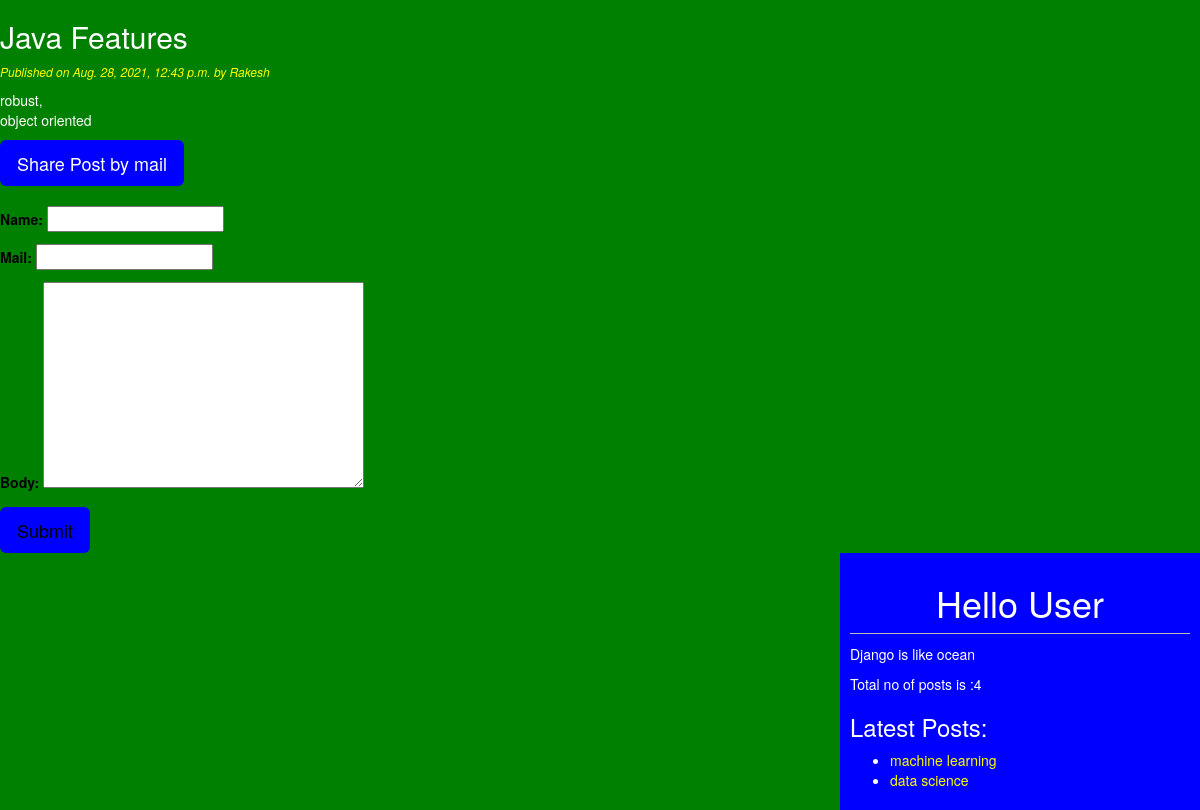
Page /detail/2/ (signed in) on the committed database.
### blogApp/models.py (models this page shows)
class Post(models.Model):
    STATUS_CHOICES=(('draft','Draft'),('published','Published'))
    status=models.CharField(max_length=30,choices=STATUS_CHOICES,default='draft')
    title=models.CharField(max_length=30)
    slug=models.SlugField()
    author=models.ForeignKey(User,related_name="post",on_delete=models.CASCADE)
    body=models.TextField()
    publish=models.DateTimeField(default=timezone.now)
    created_at=models.DateTimeField(auto_now_add=True)
    modified_at=models.DateTimeField(auto_now=True)
    objects=PostManager()
    tags=TaggableManager()         #we have Tag table in libraries and TaggleManagers also

### blogApp/views.py (the view)
# urls.py: path('detail/<int:id>/',views.post_detail_view),
@login_required
def post_detail_view(request,id):                 # specific post
    post=Post.objects.get(id=id)
    form=CommentForm()
    if request.method=="POST":
        form=CommentForm(request.POST)
        if form.is_valid():
            new_comment=form.save(commit=False)   #name,mail,body are saved  and created_at ,updated_at by default added
            new_comment.post=post                #but post is not added by default so we will have to assign it
            new_comment.save()
    form=CommentForm()
    comment_list=post.comments.all()
    return render(request,'blogApp/post_detail.html',{'post':post,'form':form,'comment_list':comment_list})

### blogApp/forms.py
class CommentForm(forms.ModelForm):
    class Meta:
        model=Comments
        fields=('name','mail','body')
    '''name=forms.CharField(max_length=30)
    mail=forms.EmailField()
    body=forms.CharField(widget=forms.Textarea)'''

### blogApp/models.py (called while the page is built)
    def get_queryset(self):
        return super().get_queryset().filter(status='draft')

### blogApp/templatetags/blog_tags.py (called while the page is built)
@register.simple_tag
def total_posts():
    return Post.objects.count()

@register.inclusion_tag('blogApp/latestposts.html')
def showlatestposts(count=2):
    return {'latest_posts':Post.objects.all().order_by('-publish')[:count]}

### templates/blogApp/post_detail.html (shortened to what this page needs)
{%extends 'blogApp/base.html'%}
{%block content_block%}
<h2>{{post.title|title}}</h2>
<p id='date'>Published on {{post.publish}} by {{post.author|title}}</p>
{{post.body|linebreaks}}
<a href="/sharemail/{{post.id}}/" target="_blank"><button type="button" class="btn btn-primay btn-lg" style="background:blue;color:white">Share Post by mail</button></a>
<br><br>
<form method="post" style="color:black">
  {{form.as_p}}
  <input type="submit" class="btn btn-primay btn-lg" style="background:blue" value="Submit">
</form>
{%endblock%}

### templates/blogApp/latestposts.html
<ul>
  {%for post in latest_posts%}
  <li><a href="/detail/{{post.id}}/" style="color:yellow">{{post.title}}</a></li>
  {%endfor%}
</ul>

### static/css/blog.css (style rules this page uses)
#date { color:yellow; font-size:12px; font-style: italic; }
body { background: green; color:white; }

### rows in the picture
Post: title "Java Features", publish "Aug. 28, 2021, 12:43 p.m.", author "Rakesh", body "robust, object oriented"
Post: title "machine learning"
Post: title "data science"
